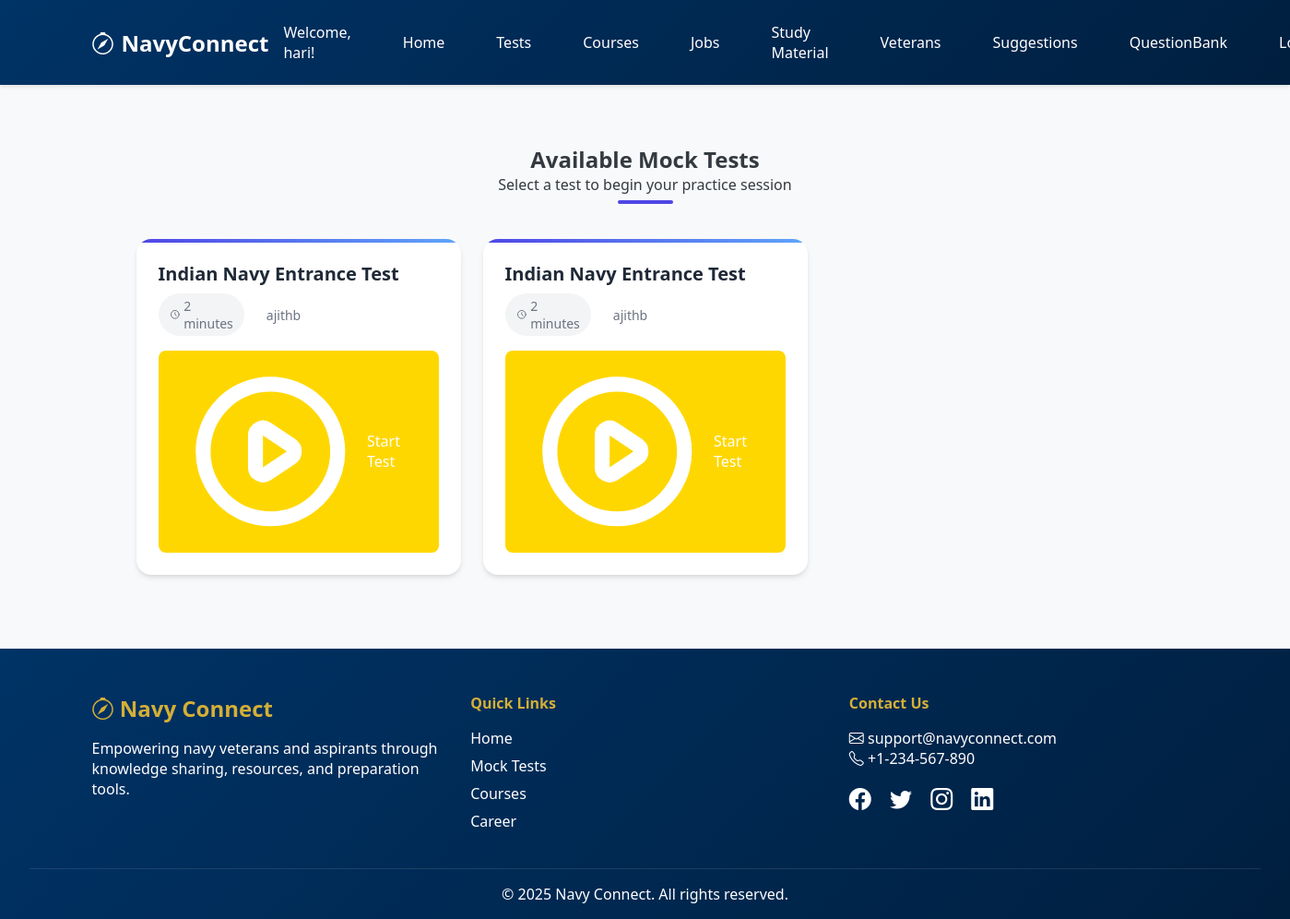
The page /testlist/ (signed in) on the database its author committed.
### core/models.py (models this page shows, shortened)
class CustomUser(AbstractUser):
    ROLE_CHOICES = [
        ('admin', 'Admin'),
        ('veteran', 'Veteran'),
        ('aspirant', 'Aspirant'),
    ]
    role = models.CharField(max_length=10, choices=ROLE_CHOICES, default='aspirant')

class MockTest(models.Model):
    SECTION_CHOICES = [
        ('artificer apprentice', 'Artificer Apprentice'),
        ('navy tradesman', 'Navy Tradesman'),
        ('navy chargeman', 'Navy Chargeman'),
        ('indian navy entrance test', 'Indian Navy Entrance Test'),
        ('indian navy angniveer mr', 'Indian Navy Agniveer MR'),
        ('indian navy angniveer ssr', 'Indian Navy Agniveer SSR'),
        ('naval dockyard', 'Naval Dockyard'),
    ]
    title = models.CharField(max_length=255)
    section = models.CharField(max_length=30, choices=SECTION_CHOICES, null=True)
    time_limit = models.IntegerField(help_text="Time limit in minutes", default=30)  # Default to 30 minutes
    duration = models.IntegerField()
    created_by = models.ForeignKey(settings.AUTH_USER_MODEL, on_delete=models.CASCADE, related_name="mock_tests")

### core/views.py (the view)
# urls.py: path('testlist/', views.mock_test_list, name='mock_test_list'),
@login_required
def mock_test_list(request):
    tests = MockTest.objects.all()
    recent_suggestions = MockTestResult.objects.exclude(improvement_suggestion__isnull=True).exclude(improvement_suggestion="").order_by('-date_taken')[:5]
    return render(request, 'mock_test_list.html', {
        'tests': tests,
        'recent_suggestions': recent_suggestions  # Pass suggestions to template
    })

### core/templates/mock_test_list.html (shortened to what this page needs)
{% extends 'base.html' %}
{% block content %}
<div class="page-container">
    <div class="header-section">
        <h2 class="text-3xl font-bold text-gray-900">Available Mock Tests</h2>
        <p class="text-gray-600 mt-2">Select a test to begin your practice session</p>
    </div>
    {% if tests %}
    <div class="test-grid">
        {% for test in tests %}
        <div class="test-card">
            <div class="card-content">
                <h3 class="test-title">{{ test.get_section_display }}</h3>
                <div class="test-info">
                    <span class="duration-badge">
                        <svg class="w-4 h-4" fill="none" stroke="currentColor" viewBox="0 0 24 24">
                            <path stroke-linecap="round" stroke-linejoin="round" stroke-width="2"
                                  d="M12 8v4l3 3m6-3a9 9 0 11-18 0 9 9 0 0118 0z" />
                        </svg>
                        {{ test.duration }} minutes
                    </span>
                    <div class="creator-info">
                        {{ test.created_by.username }}
                    </div>
                </div>
                <a href="{% url 'take_test' test.id %}" class="start-button {{ test.section|slugify }}">
                    Start Test
                </a>
            </div>
        </div>
        {% endfor %}
    </div>
    {% endif %}
</div>
{% endblock %}

### core/templates/base.html (shortened to what this page needs)
<!DOCTYPE html>
<html lang="en">
<head>
  <link href="https://cdnjs.cloudflare.com/ajax/libs/bootstrap-icons/1.11.1/font/bootstrap-icons.min.css" rel="stylesheet">
</head>
<body>
  <nav class="navbar">
    <div class="container">
      <a href="{% url 'home' %}" class="brand">
        <i class="bi bi-compass"></i>
        NavyConnect
      </a>
      <div class="links">
        {% if user.is_authenticated %}
          <span>Welcome, {{ user.username }}!</span>
          <a href="{% url 'home' %}">Home</a>
          {% if user.role == 'veteran' %}
            <a href="{% url 'veteran_experiences' %}"> Experience</a>
            <a href="{% url 'create_course' %}"> Course</a>
            <a href="{% url 'view_profile' %}">Profile</a>
            <<a href="{% url 'veteran_profile' %}"> Add Profile</a>
            <a href="{% url 'news_list' %}">News</a>
            <a href="{% url 'create_mock_test' %}">Test</a>
            <a href="{% url 'logout' %}">Logout</a>
          {% elif user.role == 'aspirant' %}
            <a href="{% url 'mock_test_list' %}">Tests</a>
            <a href="{% url 'view_course' %}">Courses</a>
            <a href="{% url 'job_list' %}">Jobs</a>
            <a href="{% url 'study_materials' %}">Study Material</a>
            <a href="{% url 'veteran_list'%}">Veterans</a>
            <a href="{% url 'user_suggestions'%}">Suggestions</a>
          <a href="{% url 'question_bank_list'%}">QuestionBank</a>
            <a href="{% url 'logout' %}">Logout</a>
          {% else %}
          <a href="{% url 'login' %}">Login</a>
          <a href="{% url 'signup' %}">Signup</a>
          {% endif %}
        {% endif %}
      </div>
    </div>
  </nav>
  <main class="content">
    {% block content %}
    {% endblock %}
  </main>
  <footer class="footer">
    <div class="footer-container">
      <div class="footer-brand">
        <h3><i class="bi bi-compass"></i> Navy Connect</h3>
        <p>Empowering navy veterans and aspirants through knowledge sharing, resources, and preparation tools.</p>
      </div>
      <div class="footer-links">
        <h4>Quick Links</h4>
        <ul>
          <li><a href="{% url 'home' %}">Home</a></li>
          <li><a href="{% url 'mock_test_list' %}">Mock Tests</a></li>
          <li><a href="{% url 'view_course' %}">Courses</a></li>
          <li><a href="{% url 'job_list' %}">Career</a></li>
        </ul>
      </div>
      <div class="footer-contact">
        <h4>Contact Us</h4>
        <p><i class="bi bi-envelope"></i> support@navyconnect.com</p>
        <p><i class="bi bi-telephone"></i> +1-234-567-890</p>
        <div class="footer-socials">
          <a href="#"><i class="bi bi-facebook"></i></a>
          <a href="#"><i class="bi bi-twitter"></i></a>
          <a href="#"><i class="bi bi-instagram"></i></a>
          <a href="#"><i class="bi bi-linkedin"></i></a>
        </div>
      </div>
    </div>
    <div class="footer-bottom">
      <p>&copy; 2025 Navy Connect. All rights reserved.</p>
    </div>
  </footer>
</body>
</html>

### core/templates/base.html (style rules this page uses)
:root { --navy-blue: #003366; --gold: #d4af37; --light-gray: #f8f9fa; --dark-gray: #343a40; --white: #ffffff; --transition: all 0.3s ease; }
* { margin: 0; padding: 0; box-sizing: border-box; }
body { font-family: 'Segoe UI', Arial, sans-serif; background-color: var(--light-gray); color: var(--dark-gray); min-height: 100vh; display: flex; flex-direction: column; }
.navbar { background: linear-gradient(135deg, var(--navy-blue), #001f3f); padding: 1rem 2rem; box-shadow: 0 2px 4px rgba(0,0,0,0.1); position: sticky; top: 0; z-index: 1000; }
.container { max-width: 1200px; margin: 0 auto; display: flex; justify-content: space-between; }
.brand { font-size: 1.5rem; font-weight: 700; color: var(--white); text-decoration: none; display: flex; align-items: center; gap: 0.5rem; }
.links { display: flex; align-items: center; gap: 1.5rem; }
.links a, .links span { color: var(--white); text-decoration: none; padding: 0.5rem 1rem; border-radius: 4px; transition: var(--transition); }
.content { flex: 1; padding: 2rem; max-width: 1200px; margin: 0 auto; width: 100%; }
.footer { background: linear-gradient(135deg, var(--navy-blue), #001f3f); color: var(--white); padding: 3rem 2rem 1rem; margin-top: auto; }
.footer-container { display: flex; flex-wrap: wrap; justify-content: space-between; gap: 2rem; max-width: 1200px; margin: 0 auto; }
.footer-brand { flex: 1; min-width: 250px; }
.footer-brand h3 { color: var(--gold); font-size: 1.5rem; margin-bottom: 1rem; }
.footer-links, .footer-contact { flex: 1; min-width: 200px; }
.footer-links h4, .footer-contact h4 { color: var(--gold); margin-bottom: 1rem; }
.footer-links ul { list-style: none; }
.footer-links li { margin: 0.5rem 0; }
.footer-links a { color: var(--white); text-decoration: none; transition: var(--transition); }
.footer-socials { margin-top: 1rem; }
.footer-socials a { color: var(--white); font-size: 1.5rem; margin-right: 1rem; transition: var(--transition); }
.footer-bottom { text-align: center; margin-top: 2rem; padding-top: 1rem; border-top: 1px solid rgba(255,255,255,0.1); }

### core/templates/mock_test_list.html (style rules this page uses)
:root { --primary-color: #4f46e5; --card-shadow: 0 4px 6px -1px rgba(0, 0, 0, 0.1), 0 2px 4px -1px rgba(0, 0, 0, 0.06); --transition-speed: 0.3s; }
.page-container { max-width: 1200px; margin: 0 auto; padding: 2rem 1rem; }
.header-section { margin-bottom: 2rem; text-align: center; position: relative; }
.header-section::after { content: ''; position: absolute; bottom: -10px; left: 50%; transform: translateX(-50%); width: 60px; height: 4px; background: var(--primary-color); border-radius: 2px; }
.test-grid { display: grid; grid-template-columns: repeat(auto-fill, minmax(300px, 1fr)); gap: 1.5rem; padding: 1rem 0; }
.test-card { background: white; border-radius: 1rem; box-shadow: var(--card-shadow); transition: all var(--transition-speed); position: relative; overflow: hidden; }
.test-card::before { content: ''; position: absolute; top: 0; left: 0; width: 100%; height: 4px; background: linear-gradient(to right, var(--primary-color), #60a5fa); }
.card-content { padding: 1.5rem; }
.test-title { font-size: 1.25rem; font-weight: 600; color: #1f2937; margin-bottom: 0.5rem; }
.test-info { display: flex; align-items: center; gap: 1rem; margin-bottom: 1rem; color: #6b7280; font-size: 0.875rem; }
.duration-badge { background: #f3f4f6; padding: 0.25rem 0.75rem; border-radius: 9999px; display: inline-flex; align-items: center; gap: 0.25rem; }
.creator-info { display: flex; align-items: center; gap: 0.5rem; }
.start-button { display: inline-flex; align-items: center; justify-content: center; width: 100%; padding: 0.75rem 1.5rem; color: white; border-radius: 0.5rem; font-weight: 500; transition: all 0.3s; text-decoration: none; gap: 0.5rem; }
.start-button.indian-navy-entrance-test { background: #FFD700; }

### rows shown on the page
CustomUser: username "hari"
MockTest: section "Indian Navy Entrance Test", duration "2", created_by.username "ajithb"
MockTest: section "Indian Navy Entrance Test", duration "2", created_by.username "ajithb"
